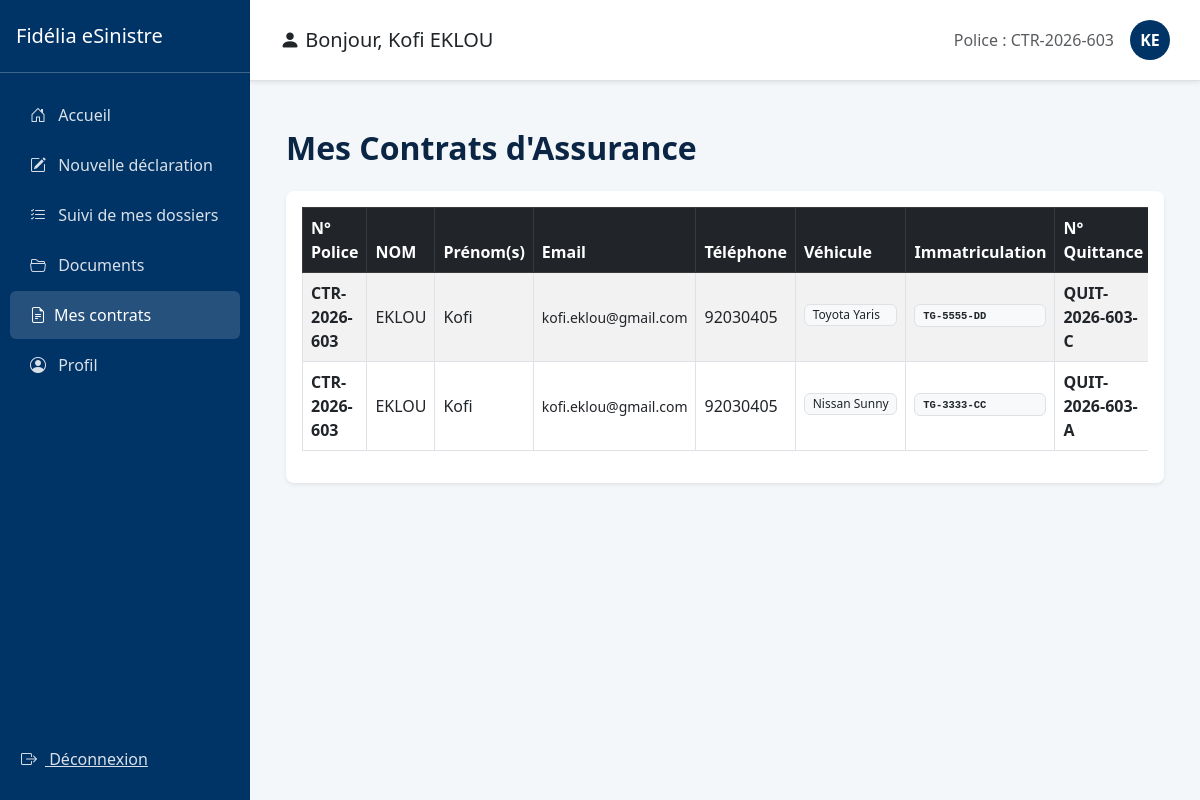
The app's page /sinistres/mes-contrats/ (signed in) with its own data.
### gestion_sinistres/models.py (models this page shows, shortened)
class Assure(models.Model):
    user = models.OneToOneField(User, on_delete=models.CASCADE, related_name='assure')
    numero_police = models.CharField(max_length=50, unique=True)
    telephone = models.CharField(max_length=20, blank=True, null=True)
    agence = models.ForeignKey(Agence, on_delete=models.SET_NULL, null=True, blank=True)
    compte_active = models.BooleanField(default=False)
    politique_confidentialite_acceptee = models.BooleanField(default=False)
    tentatives_echouees = models.PositiveSmallIntegerField(default=0)
    bloque_jusqu_a = models.DateTimeField(null=True, blank=True)

class Quittance(models.Model):
    contrat = models.ForeignKey('Assure', on_delete=models.CASCADE, related_name='quittances')
    numero_quittance = models.CharField(max_length=50, unique=True)
    type_contrat = models.CharField(max_length=100, blank=True, null=True)
    date_debut = models.DateField()
    date_fin = models.DateField()
    prime = models.DecimalField(max_digits=12, decimal_places=2)  # Représente la prime nette
    prix_retenu = models.DecimalField(max_digits=12, decimal_places=2, null=True, blank=True)
    prix_valide = models.BooleanField(default=False)
    class Meta:
        constraints = [
            models.CheckConstraint(
                condition=models.Q(prix_retenu__lte=models.F('prime')),
                name='check_prix_retenu_lte_prime'
            ),
            models.CheckConstraint(
                condition=models.Q(date_debut__lte=models.F('date_fin')),
                name='check_quittance_date_debut_lte_date_fin'
            ),
        ]

class Vehicule(models.Model):
    immatriculation = models.CharField(max_length=20, unique=True)
    marque = models.CharField(max_length=50)
    modele = models.CharField(max_length=50, null=True, blank=True)
    annee = models.IntegerField(null=True, blank=True)
    proprietaire = models.ForeignKey(User, on_delete=models.CASCADE, related_name='vehicules', null=True, blank=True)
    quittance = models.ForeignKey('Quittance', on_delete=models.CASCADE, related_name='vehicules', null=True, blank=True)

### gestion_sinistres/views.py (the view)
# urls.py: path('mes-contrats/', views.mes_contrats, name='mes_contrats'),
@login_required
def mes_contrats(request):
    quittances = Quittance.objects.filter(contrat__user=request.user).prefetch_related('vehicules')
    return render(request, 'mes_contrats.html', {'quittances': quittances})

### gestion_sinistres/templates/mes_contrats.html (shortened to what this page needs)
{% extends 'base_assure.html' %}
{% block content %}
<div class="container py-4">
    <h2 class="mb-4 fw-bold" style="color: #0b2545;">Mes Contrats d'Assurance</h2>
    <div class="card shadow-sm border-0 rounded-3">
        <div class="card-body">
            <div class="table-responsive">
                <table class="table table-bordered table-striped align-middle">
                    <thead class="table-dark" style="background-color: #0b2545;">
                        <tr>
                            <th>N° Police</th>
                            <th>NOM</th>
                            <th>Prénom(s)</th>
                            <th>Email</th>
                            <th>Téléphone</th>
                            <th>Véhicule</th>
                            <th>Immatriculation</th>
                            <th>N° Quittance</th>
                        </tr>
                    </thead>
                    <tbody>
                        {% for q in quittances %}
                            <tr>
                                <td><strong>{{ q.contrat.numero_police }}</strong></td>
                                <td>{{ q.contrat.user.last_name }}</td>
                                <td>{{ q.contrat.user.first_name }}</td>
                                <td><small>{{ q.contrat.user.email }}</small></td>
                                <td>{{ q.contrat.telephone|default:"N/A" }}</td>
                                <td>
                                    {% for v in q.vehicules.all %}
                                        <span class="badge bg-light text-dark border d-block mb-1 text-start fw-normal py-1">
                                            {{ v.marque }} {{ v.modele }}
                                        </span>
                                    {% empty %}
                                        <span class="text-muted">N/A</span>
                                    {% endfor %}
                                </td>
                                <td>
                                    {% for v in q.vehicules.all %}
                                        <span class="badge bg-light text-dark border d-block mb-1 text-start py-1">
                                            <code class="text-dark fw-bold">{{ v.immatriculation }}</code>
                                        </span>
                                    {% empty %}
                                        <span class="text-danger">N/A</span>
                                    {% endfor %}
                                </td>
                                <td><strong>{{ q.numero_quittance|default:"N/A" }}</strong></td>
                            </tr>
                        {% empty %}
                            <tr>
                                <td colspan="11" class="text-center py-4 text-muted">
                                    Vous n'avez aucun contrat enregistré pour le moment.
                                </td>
                            </tr>
                        {% endfor %}
                    </tbody>
                </table>
            </div>
        </div>
    </div>
</div>
{% endblock %}

### gestion_sinistres/templates/base_assure.html (shortened to what this page needs)
<!DOCTYPE html>
<html lang="fr">
<head>
    <link href="https://cdn.jsdelivr.net/npm/bootstrap@5.3.0/dist/css/bootstrap.min.css" rel="stylesheet">
    <link rel="stylesheet" href="https://cdn.jsdelivr.net/npm/bootstrap-icons@1.11.0/font/bootstrap-icons.css">
</head>
<body>
    <nav class="sidebar">
        <div class="d-flex align-items-center justify-content-between py-4 px-3 border-bottom border-light border-opacity-25">
            <h5 class="mb-0">Fidélia eSinistre</h5>
        </div>
        <div class="py-3">
            <a href="{% url 'accueil_assure' %}" class="{% if request.resolver_match.url_name == 'accueil_assure' %}active{% endif %}"><i class="bi bi-house-door me-2"></i> Accueil</a>
            <a href="{% url 'declarer_sinistre' %}" class="{% if request.resolver_match.url_name == 'declarer_sinistre' %}active{% endif %}"><i class="bi bi-pencil-square me-2"></i> Nouvelle déclaration</a>
            <a href="{% url 'suivi_sinistres' %}" class="{% if request.resolver_match.url_name == 'suivi_sinistres' %}active{% endif %}"><i class="bi bi-list-check me-2"></i> Suivi de mes dossiers</a>
            <a href="{% url 'documents_assure' %}" class="{% if request.resolver_match.url_name == 'documents_assure' %}active{% endif %}"><i class="bi bi-folder2-open me-2"></i> Documents</a>
            <a href="{% url 'mes_contrats' %}" class="{% if request.resolver_match.url_name == 'mes_contrats' %}active{% endif %}"><i class="bi bi-file-earmark-text me-2"></i>Mes contrats</a>
            <a href="{% url 'profil_assure' %}" class="{% if request.resolver_match.url_name == 'profil_assure' %}active{% endif %}"><i class="bi bi-person-circle me-2"></i> Profil</a>
        </div>
        <div class="py-3 mt-auto">
            <form method="post" action="{% url 'logout' %}">
                <button type="submit" class="btn btn-link" style="color: rgba(255,255,255,0.85); padding: 12px 20px;">
                    <i class="bi bi-box-arrow-right me-2"></i> Déconnexion
                </button>
            </form>
        </div>
    </nav>
    <main class="main-content">
        <div class="header-user d-flex align-items-center justify-content-between shadow-sm">
            <div class="d-flex align-items-center">
                <h5 class="mb-0"><i class="bi bi-person-fill"></i> Bonjour, {{ request.user.get_full_name|default:request.user.username }}</h5>
            </div>
            <div class="d-flex align-items-center">
                <span class="text-muted me-3">Police : {{ request.user.assure.numero_police|default:"N/A" }}</span>
                <a href="{% url 'profil_assure' %}" class="user-badge text-decoration-none">{{ request.user.first_name|first|default:"U" }}{{ request.user.last_name|first|default:"I" }}</a>
            </div>
        </div>
        <div class="p-4">
            {% block content %}{% endblock %}
        </div>
    </main>
</body>
</html>

### gestion_sinistres/templates/base_assure.html (style rules this page uses)
:root { --fidelia-blue: #003366; }
body { background-color: #f4f7f9; font-family: 'Segoe UI', sans-serif; }
.sidebar { width: 250px; height: 100vh; background: var(--fidelia-blue); color: white; position: fixed; left: 0; top: 0; display: flex; flex-direction: column; }
.sidebar a { color: rgba(255, 255, 255, 0.85); display: block; padding: 12px 20px; text-decoration: none; border-radius: 6px; margin: 2px 10px; }
.sidebar a:hover, .sidebar a.active { background: rgba(255, 255, 255, 0.15); color: white; }
.main-content { margin-left: 250px; }
.header-user { background: white; padding: 20px 30px; border-bottom: 1px solid #e0e0e0; position: sticky; top: 0; z-index: 1020; }
.user-badge { width: 40px; height: 40px; border-radius: 50%; background: var(--fidelia-blue); color: white; display: flex; align-items: center; justify-content: center; font-weight: bold; }

### records on screen
Quittance: contrat.numero_police "CTR-2026-603", contrat.user.last_name "EKLOU", contrat.user.first_name "Kofi", contrat.user.email "kofi.eklou@gmail.com", contrat.telephone "92030405", numero_quittance "QUIT-2026-603-C"
Vehicule: marque "Toyota", modele "Yaris", immatriculation "TG-5555-DD"
Quittance: contrat.numero_police "CTR-2026-603", contrat.user.last_name "EKLOU", contrat.user.first_name "Kofi", contrat.user.email "kofi.eklou@gmail.com", contrat.telephone "92030405", numero_quittance "QUIT-2026-603-A"
Vehicule: marque "Nissan", modele "Sunny", immatriculation "TG-3333-CC"

### other values on screen
{{ request.user.get_full_name|default:request.user.username }} "Kofi EKLOU"
{{ request.user.assure.numero_police|default:"N/A" }} "CTR-2026-603"
{{ request.user.first_name|first|default:"U" }} "K"
{{ request.user.last_name|first|default:"I" }} "E"
